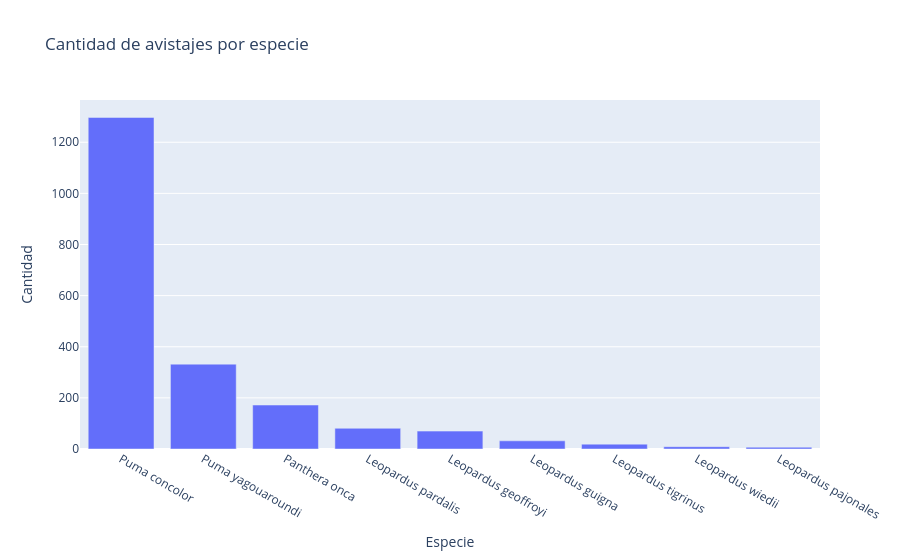

Notebook source saved alongside this figure:
### Markdown cell above
### Gráfico: Realizar un gráfico con la cantidad de avistajes por especie. Realizar un gráfico con la evolución anual de avistajes (cantidad por año).

### Code cell
fe = feli["species"].value_counts().reset_index()
fe.columns = ["Especie", "Cantidad"]

fig = px.bar(
    fe,
    x="Especie",
    y="Cantidad",
    title="Cantidad de avistajes por especie"
)

fig.show()

### Figure 1 — Plotly figure (JSON) as saved in the notebook; plotly's stock layout.template omitted (floating-point values rounded to 4 significant figures)
{"data": [{"hovertemplate": "Especie=%{x}<br>Cantidad=%{y}<extra></extra>", "legendgroup": "", "marker": {"color": "#636efa", "pattern": {"shape": ""}}, "name": "", "orientation": "v", "showlegend": false, "textposition": "auto", "type": "bar", "x": ["Puma concolor", "Puma yagouaroundi", "Panthera onca", "Leopardus pardalis", "Leopardus geoffroyi", "Leopardus guigna", "Leopardus tigrinus", "Leopardus wiedii", "Leopardus pajonales"], "xaxis": "x", "y": [1297, 332, 172, 81, 70, 32, 19, 9, 7], "yaxis": "y"}], "layout": {"barmode": "relative", "legend": {"tracegroupgap": 0}, "title": {"text": "Cantidad de avistajes por especie"}, "xaxis": {"anchor": "y", "domain": [0, 1], "title": {"text": "Especie"}}, "yaxis": {"anchor": "x", "domain": [0, 1], "title": {"text": "Cantidad"}}}}
